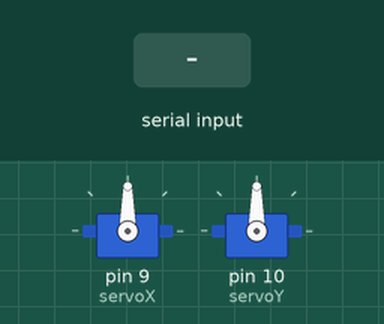
Simulated run of this sketch. Board: Arduino Uno, built with avr-gcc and run on an emulated ATmega328P. Parts: 2 × servo. The inputs (shaded band) are chosen by the test bench.

Above: at 1.2 s.
1.3 s: "90,45\n" received over Serial
At 2.4 s:
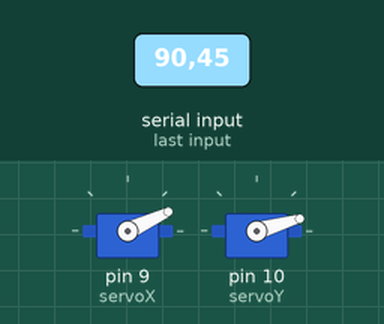
2.8 s: "30,150\n" received over Serial
At 3.6 s:
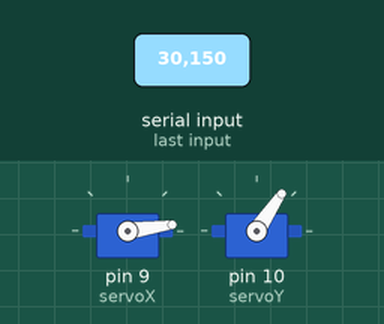
4.3 s: "1,90\n" received over Serial
At 4.6 s:
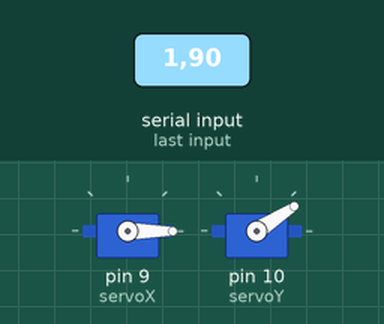
Timing chart, 0 to 7.3 s (numbered marks = the images above; inputs shaded):
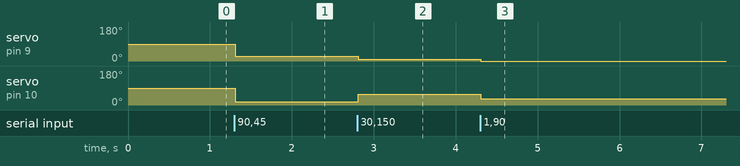

Measured:
- after the input at 1.3 s, servo on pin 9 (servoX): 90° → 25° at once; servo on pin 10 (servoY): 90° → 16° at once
- after the input at 2.8 s, servo on pin 9 (servoX): 25° → 8° at once; servo on pin 10 (servoY): 16° → 56° at once
- after the input at 4.3 s, servo on pin 9 (servoX): 8° → 0° at once; servo on pin 10 (servoY): 56° → 33° at once

The sketch:

ard.ino
```cpp
#include <Servo.h>

Servo servoX;
Servo servoY;

int posX = 90; // Başlangıç pozisyonu
int posY = 90;

void setup() {
  servoX.attach(9);
  servoY.attach(10);
  Serial.begin(9600);
  servoX.write(posX);
  servoY.write(posY);
}

void loop() {
  if (Serial.available()) {
    String data = Serial.readStringUntil('\n');
    int commaIndex = data.indexOf(',');
    if (commaIndex > 0) {
      int x = data.substring(0, commaIndex).toInt();
      int y = data.substring(commaIndex + 1).toInt();

      // Basit bir servo hareket mantığı
      posX = map(x, 0, 640, 0, 180); // 640, kamera genişliği
      posY = map(y, 0, 480, 0, 180); // 480, kamera yüksekliği
      servoX.write(posX);
      servoY.write(posY);
    }
  }
}
```
